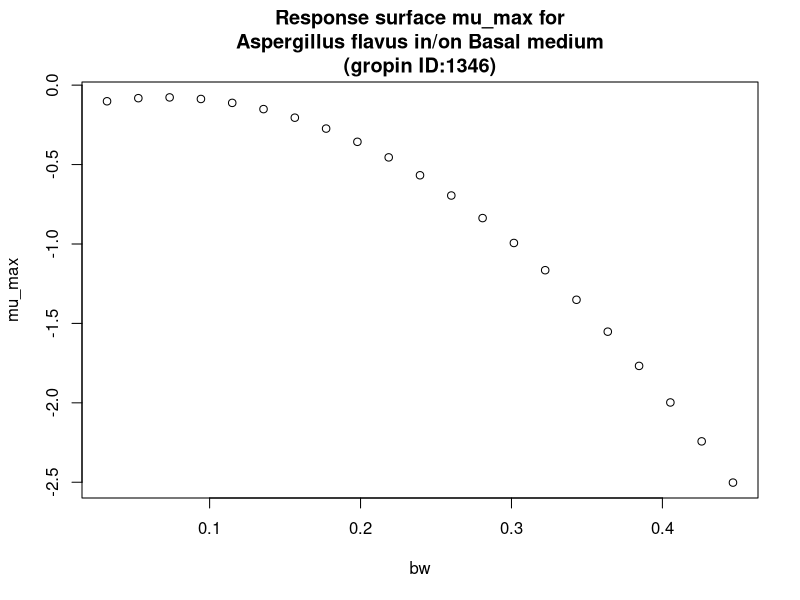

The R script that drew this image:
#############################
# start of Parameter script
#############################
bw <- seq(0.032032,0.446753246753247,length.out=21)
#############################
# end of Parameter script
#############################
############################# 
# start of Model script Gropin ID 1346 
#############################
 
# constant coefficients for this model
 
variables <- data.frame(bw)
argumentsPar <- expand.grid(variables)
 
# heart of the model
response_surface <- function(bw) {
   mumax <-(-0.1605+2.389*bw-17.08*bw^2)

return(mumax=mumax)
} 

# output parameters
mumax <- cbind(argumentsPar,response_surface(argumentsPar['bw']))
colnames(mumax) <- c(colnames(argumentsPar),'mumax')
#############################
# End of Model script
#############################
############################# 
# start of Visualisation script Gropin ID 1346 
#############################
plot(bw,mumax$mumax,
                          xlab='bw',
                          ylab='mu_max',main='Response surface mu_max for
Aspergillus flavus in/on Basal medium
(gropin ID:1346)')
#############################
# End of Visualisation script
#############################
